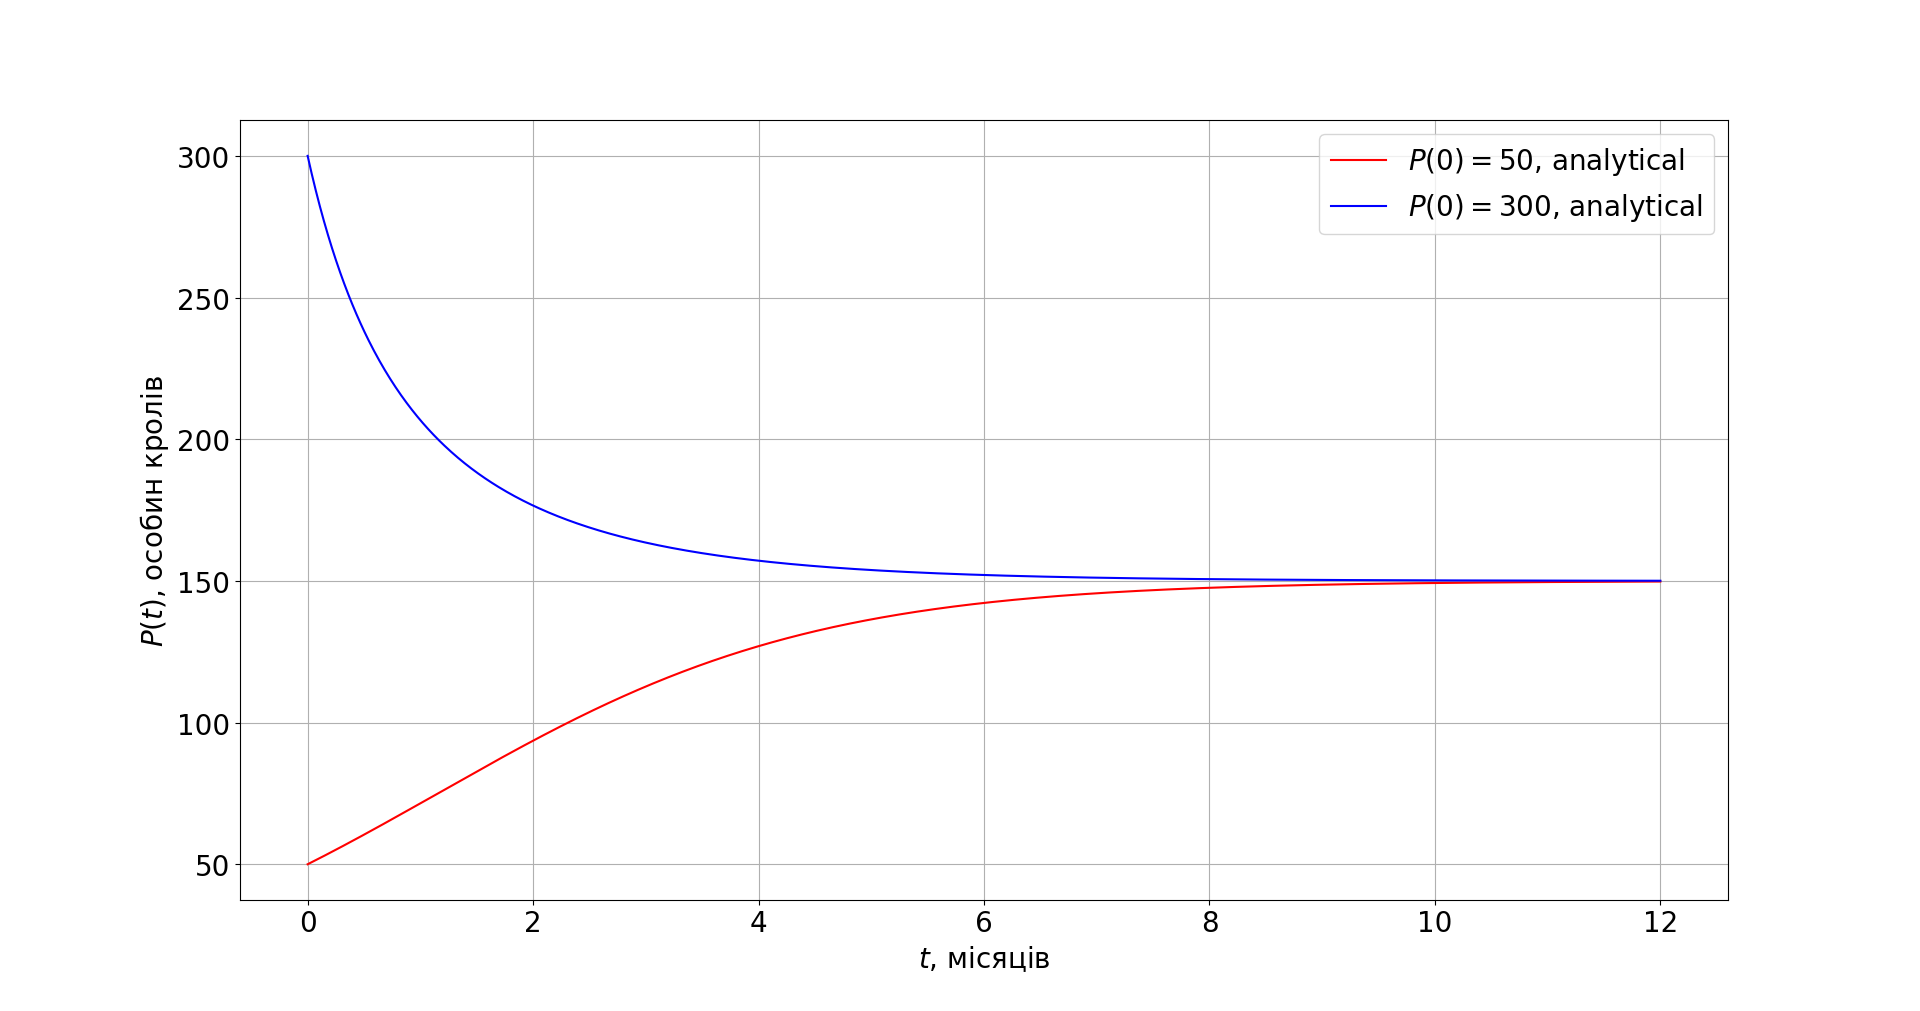

Here is the Python script that generated this plot:
#!/usr/bin/env python
import matplotlib
import matplotlib.pyplot as plt
import numpy as np

t = np.linspace(0, 12, 1000)


def P(t, c):
    return 150 * np.exp(0.6 * t) / (np.exp(0.6 * t) + c)


def P1(t):
    return P(t, 2)


def P2(t):
    return P(t, -.5)


matplotlib.rcParams.update({'font.size': 20})
plt.plot(t, P1(t), 'r-', label='$P(0) = 50$, analytical')
plt.plot(t, P2(t), 'b-', label='$P(0) = 300$, analytical')
plt.xlabel('$t$, місяців')
plt.ylabel('$P(t)$, особин кролів')
plt.legend()
plt.grid(True)
plt.get_current_fig_manager().full_screen_toggle() 
plt.show()
